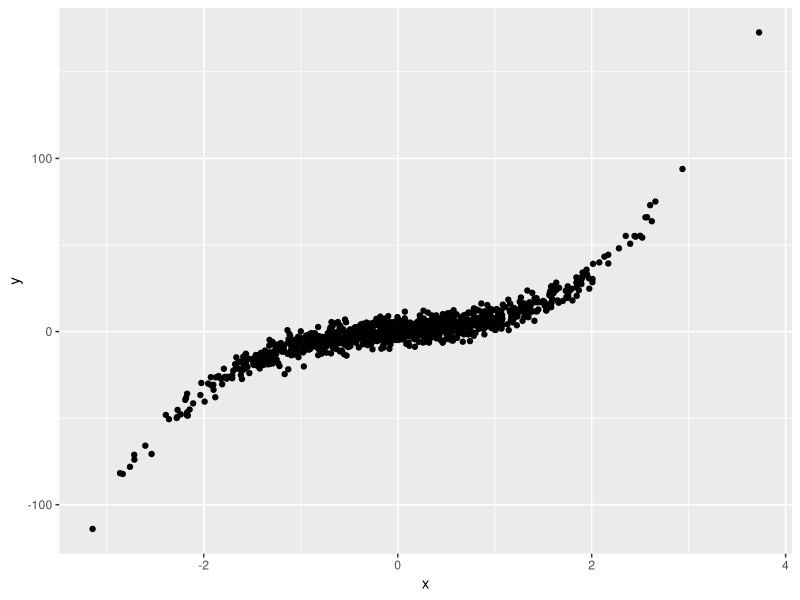
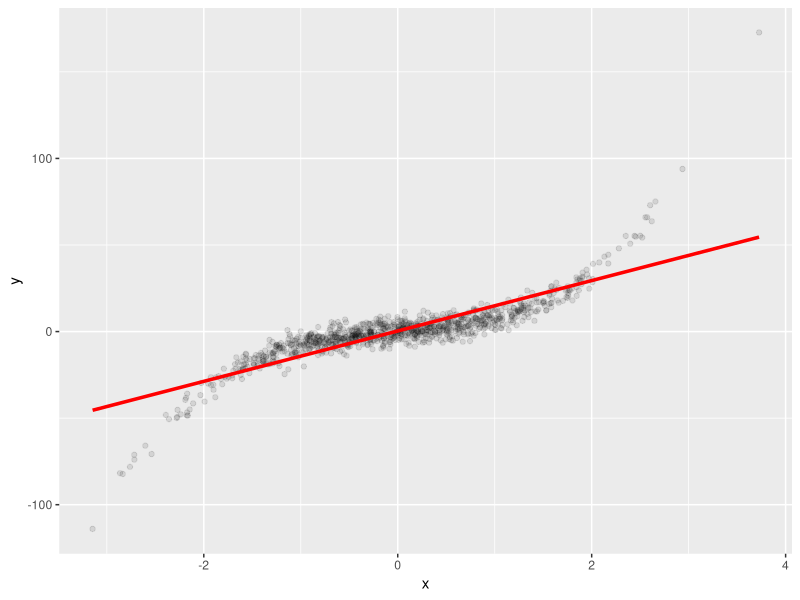
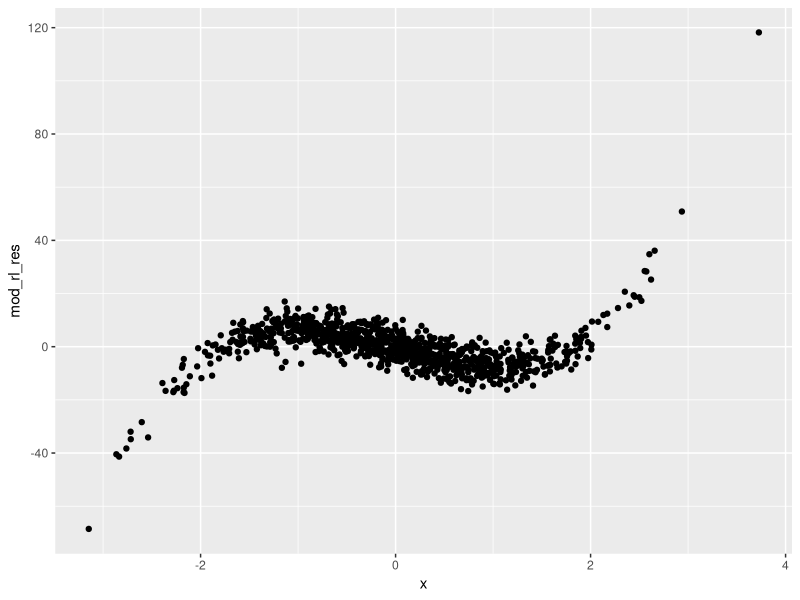
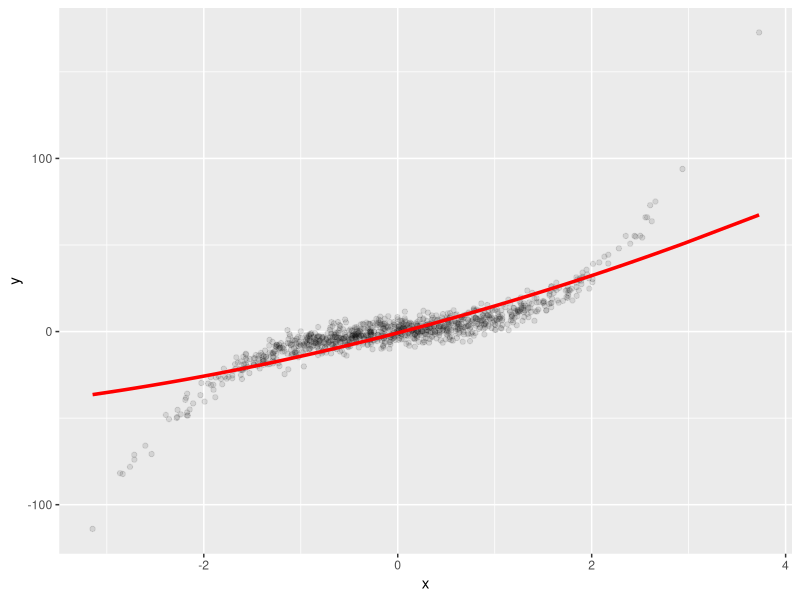
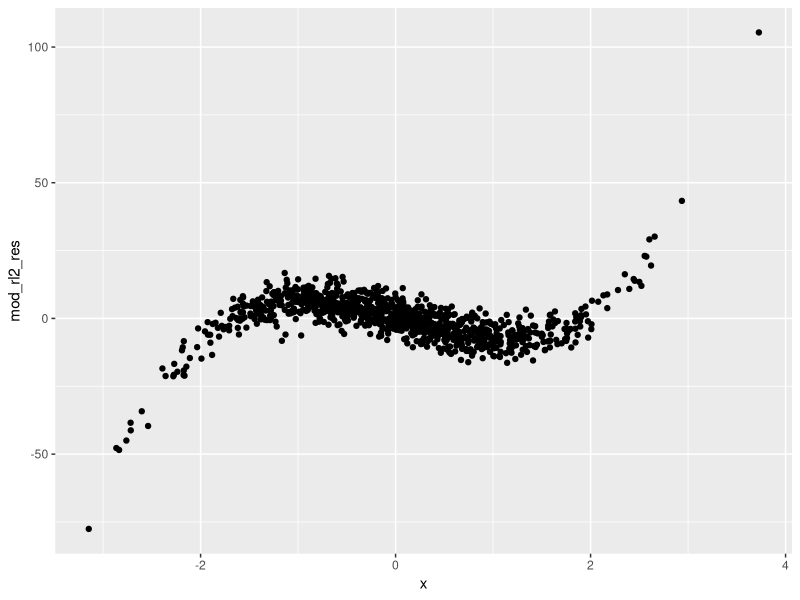
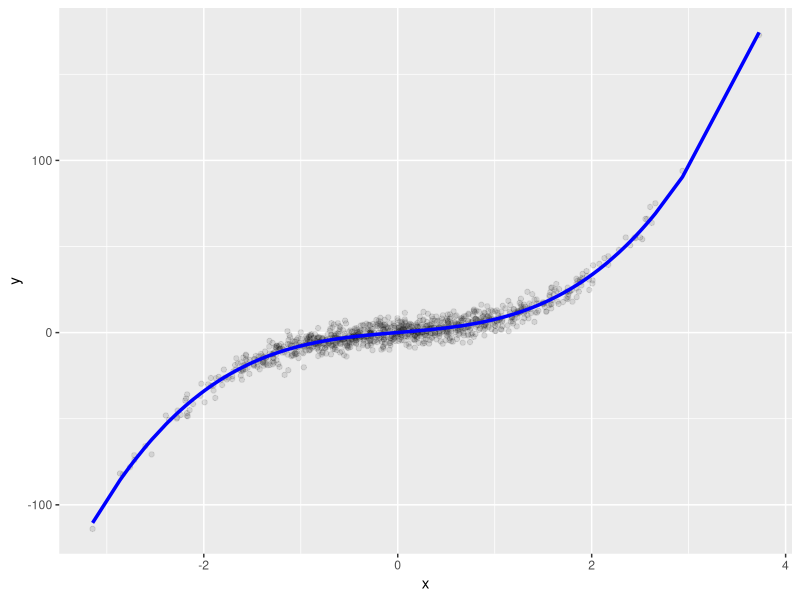
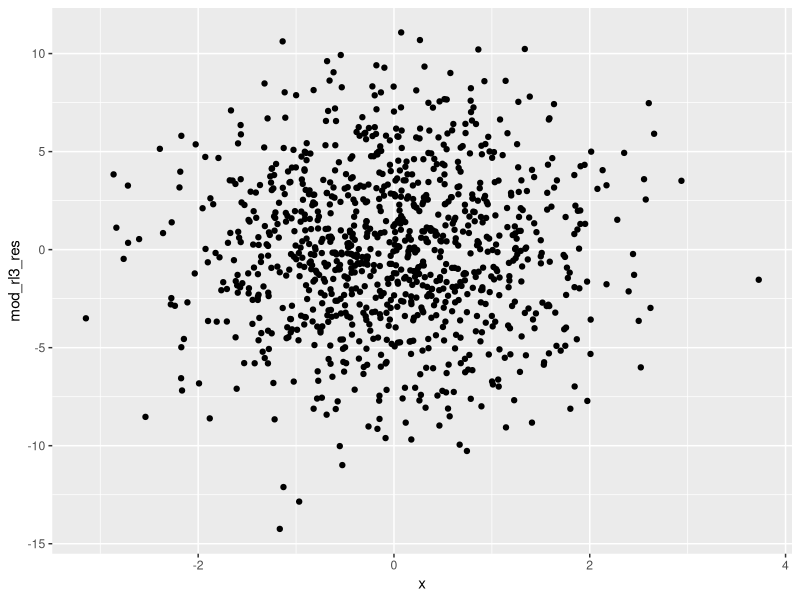
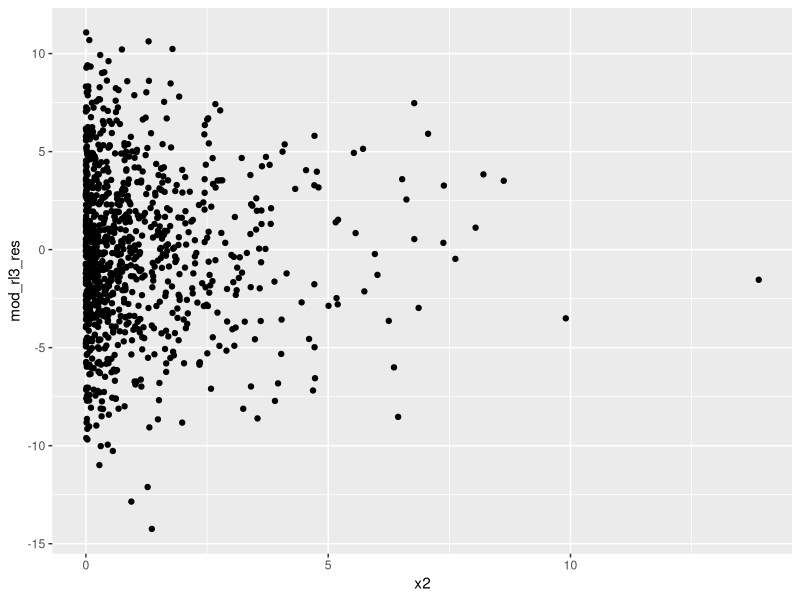

The R source for these figures, in order:
# packages ----------------------------------------------------------------
library(tidyverse)
library(partykit)
library(randomForest)

# data --------------------------------------------------------------------
N <- 1000
data <- data_frame(
  x = rnorm(N),
  y = x * 5 + 3 * x^3 + 4 * rnorm(N)
)

ggplot(data) +
  geom_point(aes(x, y))

# que vamoh a hacer -------------------------------------------------------
# 1. Generar data de des y val
# 2. Modelos, regresion lineal, ctree, randomForest

data <- data %>%
  mutate(muestra = sample(c("D", "V"), size = N, replace = TRUE))

data

data %>% count(muestra)


# regresion lineal --------------------------------------------------------
mod_rl <- lm(y ~ x, data = filter(data, muestra == "D"))

# agregamoh
data <- data %>% 
  mutate(mod_rl = predict(mod_rl, newdata = data))

ggplot(data) +
  geom_point(aes(x, y), alpha = 0.1) +
  geom_line(aes(x, mod_rl), color = "red", size = 1.2)

data <- data %>% 
  mutate(mod_rl_res = y - mod_rl)

ggplot(data) +
  geom_point(aes(x, mod_rl_res))



# regresion lineal - el regreso -------------------------------------------
data <- data %>%
  mutate(x2 = x^2)

mod_rl2 <- lm(y ~ x + x2, data = filter(data, muestra == "D"))
summary(mod_rl2)

# agregamoh
data <- data %>% 
  mutate(mod_rl2 = predict(mod_rl2, newdata = data))

ggplot(data) +
  geom_point(aes(x, y), alpha = 0.1) +
  geom_line(aes(x, mod_rl2), color = "red", size = 1.2)

data <- data %>% 
  mutate(mod_rl2_res = y - mod_rl2)

ggplot(data) +
  geom_point(aes(x, mod_rl2_res))

data <- data %>%
  mutate(x2 = x^2)

# regresion lineal - ahora si que si --------------------------------------
data <- data %>%
  mutate(x3 = x^3)

mod_rl3 <- lm(y ~ x + x2 + x3, data = filter(data, muestra == "D"))
summary(mod_rl3)

# agregamoh
data <- data %>% 
  mutate(mod_rl3 = predict(mod_rl3, newdata = data))

ggplot(data) +
  geom_point(aes(x, y), alpha = 0.1) +
  geom_line(aes(x, mod_rl3), color = "blue", size = 1.2)

data <- data %>% 
  mutate(mod_rl3_res = y - mod_rl3)

ggplot(data) +
  geom_point(aes(x, mod_rl3_res))

ggplot(data) +
  geom_point(aes(x2, mod_rl3_res))

ggplot(data) +
  geom_point(aes(x3, mod_rl3_res))

# hechar a pelear con el ctree --------------------------------------------
mod_ct <- ctree(y ~ x, data = filter(data, muestra == "D"))
mod_ct

plot(mod_ct, gp = gpar(fontsize = 7))

ggplot(data) +
  geom_point(aes(x, y))

data <- data %>% 
  mutate(mod_ct = predict(mod_ct, newdata = data))

ggplot(data) +
  geom_point(aes(x, y), alpha = 0.1) +
  geom_line(aes(x, mod_ct), color = "blue", size = 1.2)


# hechar a pelear con el ctree 2 ------------------------------------------
mod_ct3 <- ctree(y ~ x + x2 + x3,
                 data = filter(data, muestra == "D"))
mod_ct3

plot(mod_ct3, gp = gpar(fontsize = 7))

ggplot(data) +
  geom_point(aes(x, y))

data <- data %>% 
  mutate(mod_ct3 = predict(mod_ct3, newdata = data))

ggplot(data) +
  geom_point(aes(x, y), alpha = 0.1) +
  geom_line(aes(x, mod_ct3), color = "blue", size = 1.2)


# randomForest ------------------------------------------------------------
mod_rf <- randomForest(y ~ x,
                       data = filter(data, muestra == "D"),
                       do.trace = TRUE,
                       ntree = 1000)

mod_rf

# randomForest::getTree(mod_rf, 1001)

plot(mod_rf)

ggplot(data) +
  geom_point(aes(x, y))

data <- data %>% 
  mutate(mod_rf = predict(mod_rf, newdata = data))

ggplot(data) +
  geom_point(aes(x, y), alpha = 0.1) +
  geom_line(aes(x, mod_rf), color = "green", size = 1.2)


# calcular los residuous faltantes ----------------------------------------

data <- data %>%
  mutate(
    mod_ct_res = y - mod_ct,
    mod_ct3_res = y - mod_ct3,
    mod_rf_res = y - mod_rf
    )

glimpse(data)

data %>% 
  select(ends_with("res")) %>% 
  mutate_all(~ .x^2) %>% 
  summarise_all(mean) %>% 
  gather(mod, ecm)


data %>% 
  select(muestra, ends_with("res")) %>% 
  group_by(muestra) %>% 
  mutate_all(~ .x^2) %>% 
  summarise_all(mean) %>% 
  gather(mod, ecm, -muestra) %>% 
  spread(muestra, ecm) %>% 
  arrange(V)


ggplot(data) +
  geom_point(aes(x, y), alpha = 0.1) +
  facet_wrap(~ muestra) +
  geom_line(aes(x, mod_rl3), color = "red", size = 1.2)


ggplot(data) +
  geom_point(aes(x, y), alpha = 0.1) +
  facet_wrap(~ muestra) +
  geom_line(aes(x, mod_rf), color = "red", size = 1.2)
